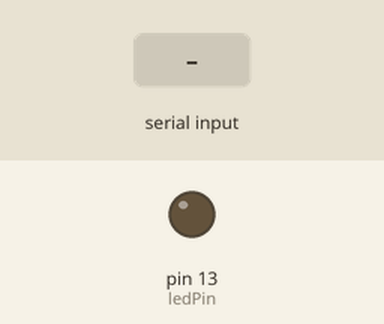
Recording of a sketch running on a simulated Arduino Uno, built with avr-gcc and run on an emulated ATmega328P. On the bench: output pins drawn as LEDs (lit = HIGH). The test bench sets the inputs (shaded band).

Above: at 1.2 s.
1.3 s: byte 3 (3) received over Serial
At 2.6 s:
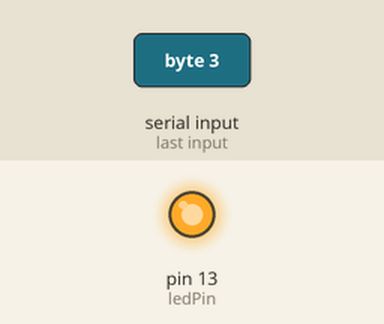
Timing chart, 0 to 4.3 s (numbered marks = the images above; inputs shaded):
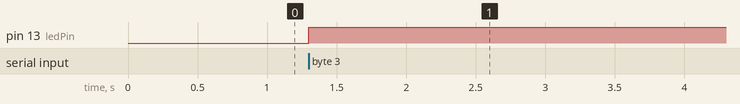

The sketch:

lampada.ino
```cpp
int ledPin =  13; //atribui o pino 13 a variável ledPin
int dado; //variável que receberá os dados da porta serial
int resultado; //variável que receberá o status da porta

void setup(){
  Serial.begin(9600);//frequência da porta serial
   pinMode(ledPin,OUTPUT); //define o pino o ledPin como saída
}

void loop(){
  if(Serial.available() > 0){ //verifica se existe comunicação com a porta serial
      dado = Serial.read();//lê os dados da porta serial
      resultado = digitalRead(ledPin);
      switch(dado){
        case 3:
           if (resultado == 0){
             digitalWrite(ledPin,HIGH); //liga o pino ledPin
           }else {
             Serial.println("Ligado");
           }
        break;
        case 4:
           if (resultado == 1){
             digitalWrite(ledPin,LOW); //desliga o pino ledPin
           }else {
             Serial.println("Desligado");
           }
         break;
    }
  }
}
```

Measured:
- after the input at 1.3 s, pin 13 (ledPin): LOW → HIGH at once
